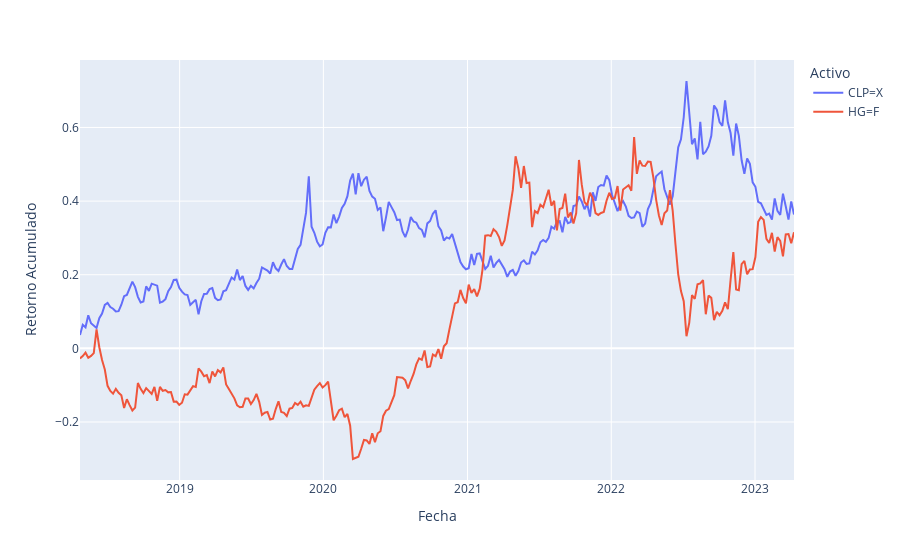

The code cell stored with this chart in its notebook:
### Code cell
# graficando con plotly
df = retornoAcumulado

fig = px.line(df,
              labels={'value':'Retorno Acumulado', 
                      'Date':'Fecha', 
                      'variable':'Activo'})
fig.show()

### Figure 1 — Plotly figure (JSON) as saved in the notebook; plotly's stock layout.template omitted (floating-point values rounded to 4 significant figures; data arrays with more than 128 entries replaced by an {"elided": "..."} marker saying what was removed)
{"data": [{"hovertemplate": "Activo=CLP=X<br>Fecha=%{x}<br>Retorno Acumulado=%{y}<extra></extra>", "legendgroup": "CLP=X", "line": {"color": "#636efa", "dash": "solid"}, "marker": {"symbol": "circle"}, "mode": "lines", "name": "CLP=X", "orientation": "v", "showlegend": true, "type": "scatter", "x": {"elided": "260 str values"}, "xaxis": "x", "y": {"elided": "260 float values"}, "yaxis": "y"}, {"hovertemplate": "Activo=HG=F<br>Fecha=%{x}<br>Retorno Acumulado=%{y}<extra></extra>", "legendgroup": "HG=F", "line": {"color": "#EF553B", "dash": "solid"}, "marker": {"symbol": "circle"}, "mode": "lines", "name": "HG=F", "orientation": "v", "showlegend": true, "type": "scatter", "x": {"elided": "260 str values"}, "xaxis": "x", "y": {"elided": "260 float values"}, "yaxis": "y"}], "layout": {"autosize": true, "legend": {"title": {"text": "Activo"}, "tracegroupgap": 0}, "margin": {"t": 60}, "xaxis": {"anchor": "y", "autorange": true, "domain": [0, 1], "range": ["2018-04-23", "2023-04-10"], "title": {"text": "Fecha"}, "type": "date"}, "yaxis": {"anchor": "x", "autorange": true, "domain": [0, 1], "range": [-0.3575, 0.7833], "title": {"text": "Retorno Acumulado"}, "type": "linear"}}}
